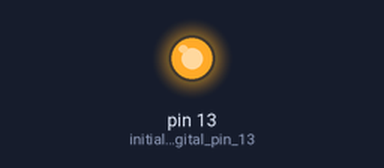
Recording of a sketch running on a simulated Arduino Uno, built with avr-gcc and run on an emulated ATmega328P. Shown: output pins drawn as LEDs (lit = HIGH).

Above: at 0.5 s.
At 5.2 s:
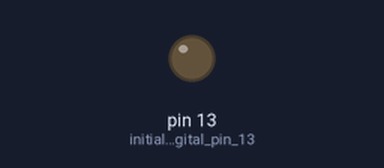
Timing chart, 0 to 8.5 s (numbered marks = the images above):
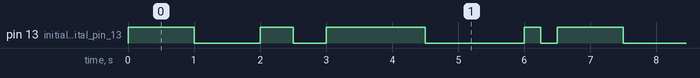

Measured:
- by itself, pin 13 (initialize_digital_pin_13): repeats every 6.5 s: LOW 1.0 s, HIGH 0.50 s, LOW 0.50 s, HIGH 1.5 s, LOW 1.5 s, HIGH 0.25 s, LOW 0.25 s, HIGH 1.0 s
- by itself, everything shown: repeats every 6.5 s, in 8 steps

The sketch:

Lesson_2_3.ino
```cpp
// (licence header left out)
void setup() {
	Serial.begin(9600);  // setup USB communication
						 //   then to troubleshoot your code use Serial.println("t");

	pinMode(13, OUTPUT); // initialize digital pin 13 as an output
}

void loop() {
	blink(1000);
	blink(500);
	blink(1500);
	blink(250);
}

void blink(int delayMs) {
	digitalWrite(13, HIGH); // turn the LED on
	delay(delayMs);
	digitalWrite(13, LOW);  // turn the LED off
	delay(delayMs);
}
/*********************************************************************************************************************
Permission is hereby granted, free of charge, to any person obtaining a copy of this software and associated documentation files (the "Software"), to deal in the Software without restriction, including without limitation the rights to use, copy, modify, merge, publish, distribute, sublicense, and/or sell copies of the Software, and to permit persons to whom the Software is furnished to do so, subject to the following conditions:

The above copyright notice and this permission notice shall be included in all copies or substantial portions of the Software.
THE SOFTWARE IS PROVIDED "AS IS", WITHOUT WARRANTY OF ANY KIND, EXPRESS OR IMPLIED, INCLUDING BUT NOT LIMITED TO THE WARRANTIES OF MERCHANTABILITY, FITNESS FOR A PARTICULAR PURPOSE AND NONINFRINGEMENT. IN NO EVENT SHALL THE AUTHORS OR COPYRIGHT HOLDERS BE LIABLE FOR ANY CLAIM, DAMAGES OR OTHER LIABILITY, WHETHER IN AN ACTION OF CONTRACT, TORT OR OTHERWISE, ARISING FROM, OUT OF OR IN CONNECTION WITH THE SOFTWARE OR THE USE OR OTHER DEALINGS IN THE SOFTWARE.
'*******************************************************************************************************************/
```
